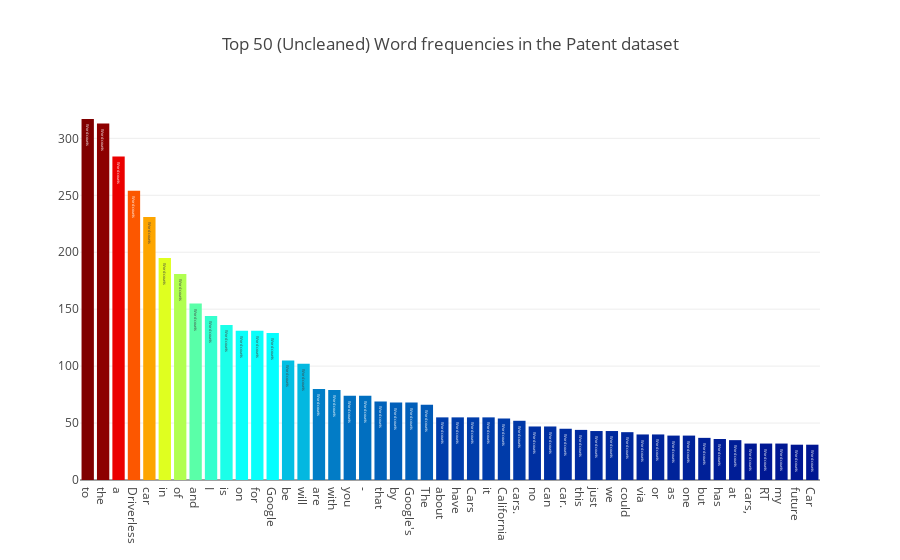

Notebook code for this chart:
### Code cell
all_words = tweet_text.str.split(expand=True).unstack().value_counts()
data = [go.Bar(
            x = all_words.index.values[2:50],
            y = all_words.values[2:50],
            marker= dict(colorscale='Jet',
                         color = all_words.values[2:100]
                        ),
            text='Word counts'
    )]

layout = go.Layout(
    title='Top 50 (Uncleaned) Word frequencies in the Patent dataset'
)

fig = go.Figure(data=data, layout=layout)

py.iplot(fig, filename='basic-bar')

### Figure 1 — Plotly figure (JSON) as saved in the notebook; plotly's stock layout.template omitted (floating-point values rounded to 4 significant figures)
{"data": [{"marker": {"color": [317, 313, 284, 254, 231, 195, 181, 155, 144, 136, 131, 131, 129, 105, 102, 80, 79, 74, 74, 69, 68, 68, 66, 55, 55, 55, 55, 54, 52, 47, 47, 45, 44, 43, 43, 42, 40, 40, 39, 39, 37, 36, 35, 32, 32, 32, 31, 31, 31, 30, 29, 28, 28, 27, 27, 27, 27, 26, 25, 25, 25, 24, 24, 23, 23, 23, 22, 22, 22, 22, 21, 21, 21, 21, 21, 21, 20, 20, 20, 20, 20, 20, 20, 20, 19, 19, 19, 19, 18, 18, 18, 18, 18, 18, 18, 18, 18, 17], "colorscale": "Jet"}, "text": "Word counts", "type": "bar", "uid": "db56f97f-8f3e-4bb1-bc17-8c1eaf299b8c", "x": ["to", "the", "a", "Driverless", "car", "in", "of", "and", "I", "is", "on", "for", "Google", "be", "will", "are", "with", "you", "-", "that", "by", "Google's", "The", "about", "have", "Cars", "it", "California", "cars.", "no", "can", "car.", "this", "just", "we", "could", "via", "or", "as", "one", "but", "has", "at", "cars,", "RT", "my", "future", "Car"], "y": [317, 313, 284, 254, 231, 195, 181, 155, 144, 136, 131, 131, 129, 105, 102, 80, 79, 74, 74, 69, 68, 68, 66, 55, 55, 55, 55, 54, 52, 47, 47, 45, 44, 43, 43, 42, 40, 40, 39, 39, 37, 36, 35, 32, 32, 32, 31, 31]}], "layout": {"title": {"text": "Top 50 (Uncleaned) Word frequencies in the Patent dataset"}}}
